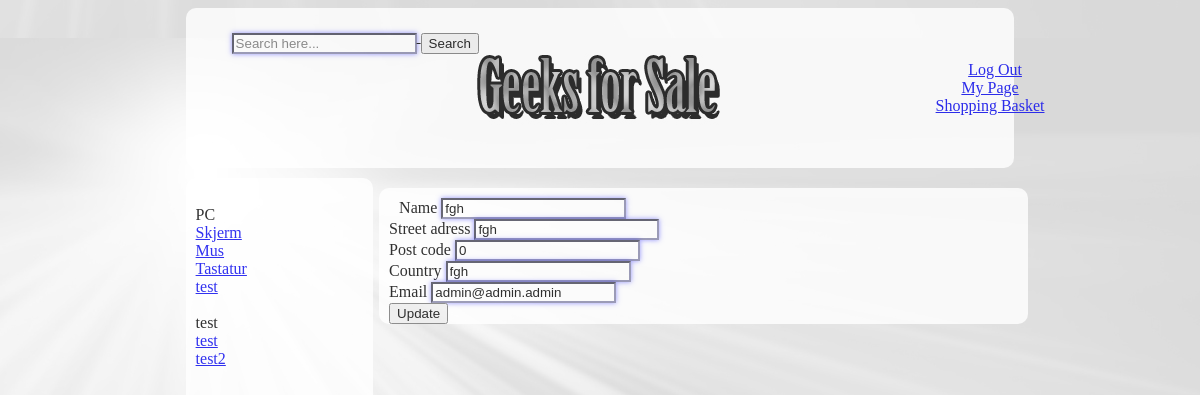
The app's page /mypage-changeinfo.php (signed in) with its own data.
### tables this page shows
CREATE TABLE IF NOT EXISTS `productcategory` (
  `id` int(10) unsigned NOT NULL AUTO_INCREMENT,
  `categoryName` text NOT NULL,
  PRIMARY KEY (`id`)
);

CREATE TABLE IF NOT EXISTS `subcategory` (
  `id` int(10) unsigned NOT NULL AUTO_INCREMENT,
  `name` text NOT NULL,
  `categoryid` int(11) NOT NULL,
  PRIMARY KEY (`id`),
  KEY `categoryid` (`categoryid`)
);

CREATE TABLE IF NOT EXISTS `users` (
  `id` int(10) unsigned NOT NULL AUTO_INCREMENT,
  `name` text NOT NULL,
  `streetAdress` text NOT NULL,
  `postCode` int(10) unsigned NOT NULL,
  `country` text NOT NULL,
  `email` varchar(255) NOT NULL,
  `password` text NOT NULL,
  `blacklisted` tinyint(1) NOT NULL,
  `userLevel` int(10) unsigned NOT NULL,
  PRIMARY KEY (`id`),
  UNIQUE KEY `email` (`email`)
);

### mypage-changeinfo.php (the view, shortened to what this page needs)
<?php
require 'user.php';
?>
<!DOCTYPE HTML PUBLIC "-//W3C//DTD HTML 4.01//EN"
	"http://www.w3.org/TR/html4/strict.dtd">
<HTML>
	<HEAD>
		<link rel="stylesheet" type="text/css" href="StyleIndex.css"/>
	</HEAD>
	<BODY>
		<div id="header">
			<?php include("topmenu.php"); ?>
			<s>
				<form class="form-wrapper cf">
					<input type="text" placeholder="Search here..." required>
					<button type="submit">Search</button>
				</form>
			</s>
		</div>
		<div id="menu">
			<?php
			require_once 'menu.php';
			?>
		</div>
		<div id="content">
			<form method="post" action="mypage-changeinfo.php">
				<label for="name">Name</label>
				<?php
				$sql = 'select * from users where id = :id';
				$sth = $db->prepare($sql);
				$sth->bindValue (':id', $_SESSION['id']);
				$sth->execute();
				$sth->setFetchMode(PDO::FETCH_ASSOC);
				if($sth->rowCount() === 1){
					$row = $sth->fetch();
				}
				?>
				<input type="text" name="name" required  value ="<?php echo $row['name'];?>"/><br/>
				<label for="streetAddress">Street adress</label>
				<input type="text" name="streetAdress" required value="<?php echo $row['streetAdress'];?>"/><br/>
				<label for="postcode">Post code</label>
				<input type="text" name="postCode" required value="<?php echo $row['postCode'];?>"/><br/>
				<label for="country">Country</label>
				<input type="text" name="Country" required value="<?php echo $row['country'];?>"/><br/>
				<label for="Email">Email</label>
				<input type="email" name="Email" required value="<?php echo $row['email'];?>"/><br/>
				<input type="submit" value="Update"/>
			</div>
		</BODY>
	</HTML>

### menu.php
<?php
require "db.php";
$sql = "Select * from productcategory";
$sth = $db->prepare($sql);
$sth->execute();
$sth->setFetchMode(PDO::FETCH_ASSOC);
while($row = $sth->fetch()){
	echo "<br>".$row['categoryName']."<br>";
	$sql = "Select * from subcategory where categoryid = ".$row['id'];
	$sth2 = $db->prepare($sql);
	$sth2->execute();
	$sth2->setFetchMode(PDO::FETCH_ASSOC);
	while($rows = $sth2->fetch()){
		echo "<a href=\"productcategory.php?id=".$rows['id']."\">".$rows['name']."</a><br>";
	}
}
?>

### StyleIndex.css (style rules this page uses)
body { background-image:url('Background2.jpg'); background-attachment: fixed; background-position: right bottom; background-repeat: repeat; background-color: #000000; }
#header { height: 150px; border-radius: 10px; background-color: #ffffff; background-image:url('Geeksforsale.jpg'); background-repeat: no-repeat; background-position: center; opacity: .8; margin-bottom: 10px; margin-left: 15%; margin-right: 15%; text-indent: 10px; padding-left: 10px; padding-top: 10px; }
#menu { float: left; height: 2000px; border-radius: 10px; width: 15%; background-color: #ffffff; opacity: .8; margin-bottom: 10px; margin-left: 15%; padding-left: 10px; padding-top: 10px; }
#content { float: left; border-radius: 10px; width: 54%; background-color: #ffffff; opacity: .8; margin-top: 10px; margin-bottom: 10px; margin-left: 0.5%; text-indent: 10px; padding-left: 10px; padding-top: 10px; }
s { position: absolute; margin-top: 5px; margin-left: 0.5%; text-align: left; text-indent: 10px; margin-bottom: 10px; padding-left: 10px; padding-top: 10px; }
:required { border-color: #88a; -webkit-box-shadow: 0 0 5px rgba(0, 0, 255, .5); -moz-box-shadow: 0 0 5px rgba(0, 0, 255, .5); -o-box-shadow: 0 0 5px rgba(0, 0, 255, .5); -ms-box-shadow: 0 0 5px rgba(0, 0, 255, .5); box-shadow: 0 0 5px rgba(0, 0, 255, .5); }

### records on screen
productcategory: categoryName "PC"
subcategory: name "Skjerm"
subcategory: name "Mus"
subcategory: name "Tastatur"
subcategory: name "test"
productcategory: categoryName "test"
subcategory: name "test"
subcategory: name "test2"
users: name "fgh", streetAdress "fgh", postCode "0", Country "fgh", Email "admin@admin.admin"
